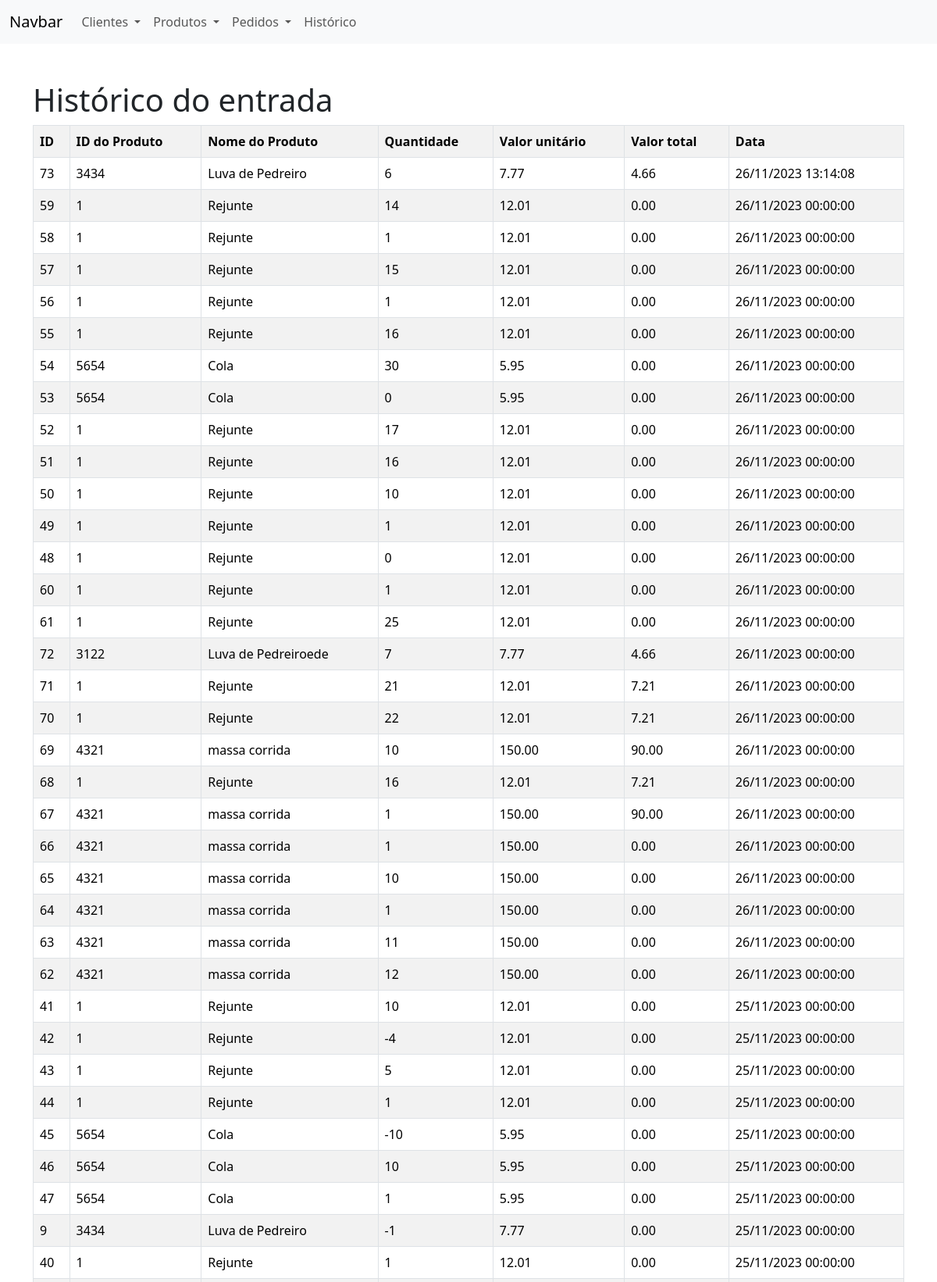
Screenshot of /loja_bd/idex.php?page=historico (upper part) with the database file from the repository.
### tables this page shows
CREATE TABLE `historico` (
  `id_historico` int(4) NOT NULL,
  `id_produto` varchar(4) NOT NULL,
  `quantidade` int(6) NOT NULL,
  `data` datetime NOT NULL,
  `valor` decimal(8,2) NOT NULL
);

CREATE TABLE `produto` (
  `id_produto` varchar(4) NOT NULL,
  `nome` varchar(100) NOT NULL,
  `valor` decimal(7,2) NOT NULL,
  `categoria` varchar(40) NOT NULL
);

### loja_bd/historico.php (the view)
<h1>Histórico do entrada</h1>
<?php
    $sql = "SELECT * FROM historico order by data desc";
    $res = $conn->query($sql);
    $qtd = $res->num_rows;
    if($qtd > 0) {
        print"<table class='table table-hover table-striped table-bordered'>";
        print "<tr>";
        print "<th>ID</th>";
        print "<th>ID do Produto</th>";
        print "<th>Nome do Produto</th>";
        print "<th>Quantidade</th>";
        print "<th>Valor unitário</th>";
        print "<th>Valor total</th>";
        print "<th>Data</th>";
        print "</tr>";
        while($row = $res->fetch_object()) {
            $sql2 = "SELECT * FROM produto WHERE id_produto=".$row->id_produto;
            $res2 = $conn->query($sql2);
            $row2 = $res2->fetch_object();
            print "<tr>";
            print "<td>".$row->id_historico."</td>";
            print "<td>".$row->id_produto."</td>";
            print "<td>".$row2->nome."</td>";
            print "<td>".$row->quantidade."</td>";
            print "<td>".$row2->valor."</td>";
            print "<td>".$row->valor."</td>";
            print "<td>".date("d/m/Y H:i:s",strtotime($row->data))."</td>";
            print "</tr>";
        }
        print"</table>";
    }else{
        print "<p class='alert alert danger'>Não há nenhum produto cadastrado!</p>";
    }
?>

### rows the page displays
historico: id_historico "73", id_produto "3434", id_produto.nome "Luva de Pedreiro", quantidade "6", id_produto.valor "7.77", valor "4.66", data "26/11/2023 13:14:08"
historico: id_historico "59", id_produto "1", id_produto.nome "Rejunte", quantidade "14", id_produto.valor "12.01", valor "0.00", data "26/11/2023 00:00:00"
historico: id_historico "58", id_produto "1", id_produto.nome "Rejunte", quantidade "1", id_produto.valor "12.01", valor "0.00", data "26/11/2023 00:00:00"
historico: id_historico "57", id_produto "1", id_produto.nome "Rejunte", quantidade "15", id_produto.valor "12.01", valor "0.00", data "26/11/2023 00:00:00"
historico: id_historico "56", id_produto "1", id_produto.nome "Rejunte", quantidade "1", id_produto.valor "12.01", valor "0.00", data "26/11/2023 00:00:00"
historico: id_historico "55", id_produto "1", id_produto.nome "Rejunte", quantidade "16", id_produto.valor "12.01", valor "0.00", data "26/11/2023 00:00:00"
historico: id_historico "54", id_produto "5654", id_produto.nome "Cola", quantidade "30", id_produto.valor "5.95", valor "0.00", data "26/11/2023 00:00:00"
historico: id_historico "53", id_produto "5654", id_produto.nome "Cola", quantidade "0", id_produto.valor "5.95", valor "0.00", data "26/11/2023 00:00:00"
historico: id_historico "52", id_produto "1", id_produto.nome "Rejunte", quantidade "17", id_produto.valor "12.01", valor "0.00", data "26/11/2023 00:00:00"
historico: id_historico "51", id_produto "1", id_produto.nome "Rejunte", quantidade "16", id_produto.valor "12.01", valor "0.00", data "26/11/2023 00:00:00"
historico: id_historico "50", id_produto "1", id_produto.nome "Rejunte", quantidade "10", id_produto.valor "12.01", valor "0.00", data "26/11/2023 00:00:00"
historico: id_historico "49", id_produto "1", id_produto.nome "Rejunte", quantidade "1", id_produto.valor "12.01", valor "0.00", data "26/11/2023 00:00:00"
historico: id_historico "48", id_produto "1", id_produto.nome "Rejunte", quantidade "0", id_produto.valor "12.01", valor "0.00", data "26/11/2023 00:00:00"
historico: id_historico "60", id_produto "1", id_produto.nome "Rejunte", quantidade "1", id_produto.valor "12.01", valor "0.00", data "26/11/2023 00:00:00"
historico: id_historico "61", id_produto "1", id_produto.nome "Rejunte", quantidade "25", id_produto.valor "12.01", valor "0.00", data "26/11/2023 00:00:00"
historico: id_historico "72", id_produto "3122", id_produto.nome "Luva de Pedreiroede", quantidade "7", id_produto.valor "7.77", valor "4.66", data "26/11/2023 00:00:00"
historico: id_historico "71", id_produto "1", id_produto.nome "Rejunte", quantidade "21", id_produto.valor "12.01", valor "7.21", data "26/11/2023 00:00:00"
historico: id_historico "70", id_produto "1", id_produto.nome "Rejunte", quantidade "22", id_produto.valor "12.01", valor "7.21", data "26/11/2023 00:00:00"
historico: id_historico "69", id_produto "4321", id_produto.nome "massa corrida", quantidade "10", id_produto.valor "150.00", valor "90.00", data "26/11/2023 00:00:00"
historico: id_historico "68", id_produto "1", id_produto.nome "Rejunte", quantidade "16", id_produto.valor "12.01", valor "7.21", data "26/11/2023 00:00:00"
historico: id_historico "67", id_produto "4321", id_produto.nome "massa corrida", quantidade "1", id_produto.valor "150.00", valor "90.00", data "26/11/2023 00:00:00"
historico: id_historico "66", id_produto "4321", id_produto.nome "massa corrida", quantidade "1", id_produto.valor "150.00", valor "0.00", data "26/11/2023 00:00:00"
historico: id_historico "65", id_produto "4321", id_produto.nome "massa corrida", quantidade "10", id_produto.valor "150.00", valor "0.00", data "26/11/2023 00:00:00"
historico: id_historico "64", id_produto "4321", id_produto.nome "massa corrida", quantidade "1", id_produto.valor "150.00", valor "0.00", data "26/11/2023 00:00:00"
historico: id_historico "63", id_produto "4321", id_produto.nome "massa corrida", quantidade "11", id_produto.valor "150.00", valor "0.00", data "26/11/2023 00:00:00"
historico: id_historico "62", id_produto "4321", id_produto.nome "massa corrida", quantidade "12", id_produto.valor "150.00", valor "0.00", data "26/11/2023 00:00:00"
historico: id_historico "41", id_produto "1", id_produto.nome "Rejunte", quantidade "10", id_produto.valor "12.01", valor "0.00", data "25/11/2023 00:00:00"
historico: id_historico "42", id_produto "1", id_produto.nome "Rejunte", quantidade "-4", id_produto.valor "12.01", valor "0.00", data "25/11/2023 00:00:00"
historico: id_historico "43", id_produto "1", id_produto.nome "Rejunte", quantidade "5", id_produto.valor "12.01", valor "0.00", data "25/11/2023 00:00:00"
historico: id_historico "44", id_produto "1", id_produto.nome "Rejunte", quantidade "1", id_produto.valor "12.01", valor "0.00", data "25/11/2023 00:00:00"
historico: id_historico "45", id_produto "5654", id_produto.nome "Cola", quantidade "-10", id_produto.valor "5.95", valor "0.00", data "25/11/2023 00:00:00"
historico: id_historico "46", id_produto "5654", id_produto.nome "Cola", quantidade "10", id_produto.valor "5.95", valor "0.00", data "25/11/2023 00:00:00"
historico: id_historico "47", id_produto "5654", id_produto.nome "Cola", quantidade "1", id_produto.valor "5.95", valor "0.00", data "25/11/2023 00:00:00"
historico: id_historico "9", id_produto "3434", id_produto.nome "Luva de Pedreiro", quantidade "-1", id_produto.valor "7.77", valor "0.00", data "25/11/2023 00:00:00"
historico: id_historico "40", id_produto "1", id_produto.nome "Rejunte", quantidade "1", id_produto.valor "12.01", valor "0.00", data "25/11/2023 00:00:00"
